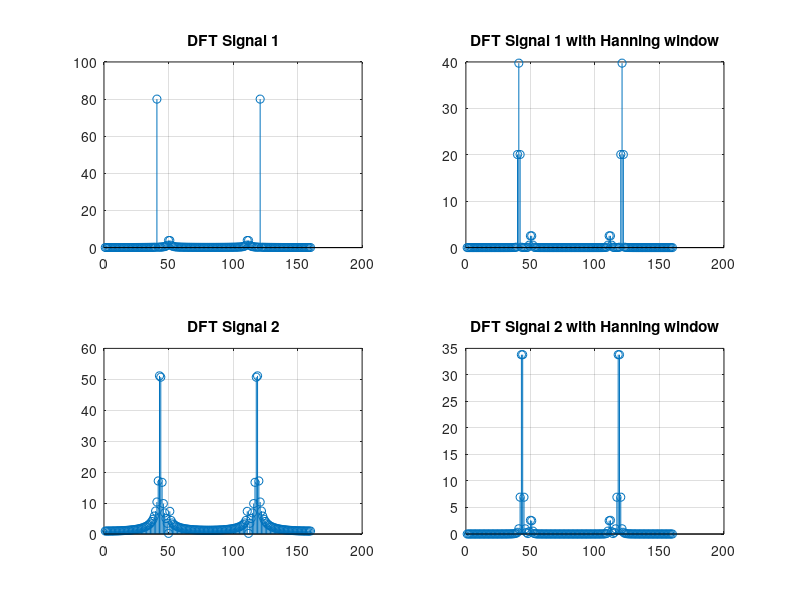

Here is the MATLAB script that generated this plot:
clear, clc, close all;

fs = 32000;
ts = 0:1/fs:0.005-1/fs;
N= length(ts);

subplot(2,2,1);

x1 = sin(2*pi*8000*ts)+0.075*sin(2*pi*9900*ts);
X1 = abs(fft(x1));
stem(X1), grid on, title ('DFT Signal 1');

subplot(2,2,3);

x2 = sin(2*pi*8500*ts)+0.075*sin(2*pi*9900*ts);
X2 = abs(fft(x2));
stem(X2), grid on, title ('DFT Signal 2');


subplot(2,2,2);
h = hanning(N)';
x1w = x1.*h;
X1w = abs(fft(x1w));
stem(X1w), grid on, title ('DFT Signal 1 with Hanning window');

subplot(2,2,4);
x2w = x2.*h;
X2w = abs(fft(x2w));
stem(X2w), grid on, title ('DFT Signal 2 with Hanning window');
